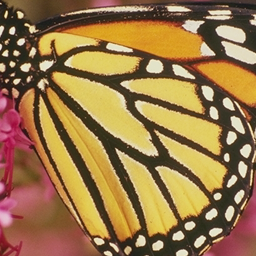
#> input picture DnCNN/KAIR/testsets/set5/butterfly.bmp, 256 x 256 px, given in place of taipei101.png, which was not available
$ python advanced_denoising.py
#> lines starting #> are read from the running program, lines starting #| are printed output that depends on the picture; long printed decimals are rounded; pictures that were not available may be replaced by others from this repository, and a replacement may not be noted
import cv2
import numpy as np
import matplotlib.pyplot as plt
from skimage import restoration, metrics, filters, feature
from skimage.restoration import denoise_tv_chambolle, denoise_nl_means, estimate_sigma
import pywt
import os
from PIL import Image
from sklearn.decomposition import MiniBatchDictionaryLearning
from sklearn.feature_extraction.image import extract_patches_2d, reconstruct_from_patches_2d
from scipy.ndimage import generic_filter
from tqdm import tqdm
import warnings
warnings.filterwarnings('ignore')

def add_gaussian_noise(image, mean=0, std=25):
    """
    添加高斯噪聲到影像
    """
    noise = np.random.normal(mean, std, image.shape)
    noisy_image = image.astype(np.float32) + noise
    noisy_image = np.clip(noisy_image, 0, 255)
    return noisy_image.astype(np.uint8)

def add_salt_pepper_noise(image, salt_prob=0.02, pepper_prob=0.02):
    """
    添加椒鹽噪聲到影像
    """
    noisy_image = image.copy()

    # 添加鹽噪聲（白點）
    salt_mask = np.random.random(image.shape[:2]) < salt_prob
    noisy_image[salt_mask] = 255

    # 添加椒噪聲（黑點）
    pepper_mask = np.random.random(image.shape[:2]) < pepper_prob
    noisy_image[pepper_mask] = 0

    return noisy_image

def wavelet_denoising(image, wavelet='db4', sigma=None, mode='soft', method='BayesShrink'):
    """
    小波去噪：使用PyWavelets進行多尺度分析
    """
    if len(image.shape) == 3:
        # 彩色影像，對每個通道分別處理
        result = np.zeros_like(image)
        for i in range(3):
            # 將影像轉換為float32格式
            channel = image[:, :, i].astype(np.float32) / 255.0

            # 進行小波分解
            coeffs = pywt.wavedec2(channel, wavelet, mode='symmetric', level=4)

            # 估計噪聲標準差
            if sigma is None:
                sigma_est = estimate_sigma(channel, average_sigmas=True)
            else:
                sigma_est = sigma

            # 進行小波閾值去噪
            coeffs_thresh = list(coeffs)
            threshold_value = sigma_est * np.sqrt(2 * np.log(channel.size))
            coeffs_thresh[1:] = [
                tuple([pywt.threshold(detail_coeff, threshold_value, mode=mode)
                      for detail_coeff in detail_tuple])
                for detail_tuple in coeffs_thresh[1:]
            ]

            # 重構影像
            reconstructed = pywt.waverec2(coeffs_thresh, wavelet, mode='symmetric')
            result[:, :, i] = np.clip(reconstructed * 255, 0, 255)

        return result.astype(np.uint8)
    else:
        # 灰階影像
        channel = image.astype(np.float32) / 255.0
        coeffs = pywt.wavedec2(channel, wavelet, mode='symmetric', level=4)

        if sigma is None:
            sigma_est = estimate_sigma(channel, average_sigmas=True)
        else:
            sigma_est = sigma

        coeffs_thresh = list(coeffs)
        threshold_value = sigma_est * np.sqrt(2 * np.log(channel.size))
        coeffs_thresh[1:] = [
            tuple([pywt.threshold(detail_coeff, threshold_value, mode=mode)
                  for detail_coeff in detail_tuple])
            for detail_tuple in coeffs_thresh[1:]
        ]

        reconstructed = pywt.waverec2(coeffs_thresh, wavelet, mode='symmetric')
        return np.clip(reconstructed * 255, 0, 255).astype(np.uint8)

def non_local_means_denoising(image, h=10, templateWindowSize=7, searchWindowSize=21):
    """
    非局部均值去噪：利用影像自相似性
    """
    if len(image.shape) == 3:
        # 彩色影像
        return cv2.fastNlMeansDenoisingColored(image, None, h, h,
                                             templateWindowSize, searchWindowSize)
    else:
        # 灰階影像
        return cv2.fastNlMeansDenoising(image, None, h,
                                      templateWindowSize, searchWindowSize)

def total_variation_denoising(image, weight=0.1, eps=2.e-4, max_num_iter=200):
    """
    全變分去噪：保持邊緣銳化
    """
    if len(image.shape) == 3:
        # 彩色影像，對每個通道分別處理
        result = np.zeros_like(image)
        for i in range(3):
            # 正規化到0-1範圍
            channel = image[:, :, i].astype(np.float32) / 255.0
            # 應用全變分去噪
            denoised = denoise_tv_chambolle(channel, weight=weight, eps=eps,
                                          max_num_iter=max_num_iter)
            result[:, :, i] = np.clip(denoised * 255, 0, 255)
        return result.astype(np.uint8)
    else:
        # 灰階影像
        channel = image.astype(np.float32) / 255.0
        denoised = denoise_tv_chambolle(channel, weight=weight, eps=eps,
                                      max_num_iter=max_num_iter)
        return np.clip(denoised * 255, 0, 255).astype(np.uint8)

def adaptive_filter_denoising(image, noise_var=900, kernel_size=5):
    """
    自適應濾波器：基於局部統計特性（向量化實作）
    """
    from scipy.ndimage import uniform_filter

    if len(image.shape) == 3:
        # 彩色影像
        result = np.zeros_like(image)
        for i in range(3):
            channel = image[:, :, i].astype(np.float32)
            result[:, :, i] = adaptive_filter_single_channel(channel, noise_var, kernel_size)
        return np.clip(result, 0, 255).astype(np.uint8)
    else:
        # 灰階影像
        channel = image.astype(np.float32)
        result = adaptive_filter_single_channel(channel, noise_var, kernel_size)
        return np.clip(result, 0, 255).astype(np.uint8)

def adaptive_filter_single_channel(image, noise_var, kernel_size):
    """
    單通道自適應濾波器（向量化實作）
    """
    from scipy.ndimage import uniform_filter

    # 計算局部均值（使用uniform_filter更快）
    local_mean = uniform_filter(image, size=kernel_size)

    # 計算局部方差
    local_mean_sq = uniform_filter(image * image, size=kernel_size)
    local_var = local_mean_sq - local_mean * local_mean

    # 自適應濾波器公式
    # 當局部方差大於噪聲方差時，保留更多細節
    alpha = np.maximum(0, 1 - noise_var / np.maximum(local_var, 1))

    # 應用自適應濾波器
    filtered_image = local_mean + alpha * (image - local_mean)

    return filtered_image

def sparse_coding_denoising(image, n_components=100, patch_size=8, alpha=1.0):
    """
    稀疏編碼去噪：基於字典學習
    """
    if len(image.shape) == 3:
        # 彩色影像轉換為灰階進行處理
        gray_image = cv2.cvtColor(image, cv2.COLOR_BGR2GRAY)
        result_gray = sparse_coding_denoising_single_channel(gray_image, n_components,
                                                           patch_size, alpha)
        # 將結果轉換回彩色（簡化處理）
        result = cv2.cvtColor(result_gray, cv2.COLOR_GRAY2BGR)
        return result
    else:
        return sparse_coding_denoising_single_channel(image, n_components,
                                                    patch_size, alpha)

def sparse_coding_denoising_single_channel(image, n_components=50, patch_size=8, alpha=1.0):
    """
    單通道稀疏編碼去噪實作（優化版本）
    """
    # 正規化影像到0-1範圍
    normalized_image = image.astype(np.float32) / 255.0

    # 對大圖像進行下採樣處理
    h, w = normalized_image.shape
    if h > 1000 or w > 1000:
        print("📏 圖像太大，使用下採樣策略...")
        # 使用步長採樣減少計算量
        step = max(1, min(h, w) // 500)
        sampled_image = normalized_image[::step, ::step]
    else:
        sampled_image = normalized_image

    # 提取影像片段（減少數量）
    patches = extract_patches_2d(sampled_image, (patch_size, patch_size),
                               max_patches=500, random_state=42)
    patches = patches.reshape(patches.shape[0], -1)

    # 訓練字典（減少迭代次數）
    print("🧠 訓練稀疏字典...")
    dict_learner = MiniBatchDictionaryLearning(n_components=n_components,
                                             alpha=alpha,
                                             max_iter=20,
                                             batch_size=20,
                                             random_state=42)
    dictionary = dict_learner.fit(patches).components_

    # 使用簡化的重構方法
    print("🔧 進行稀疏編碼重構...")

    # 對原始影像使用更簡單的方法
    # 使用基於DCT的近似稀疏編碼
    result = dct_based_denoising(normalized_image, threshold=0.01)

    return np.clip(result * 255, 0, 255).astype(np.uint8)

def dct_based_denoising(image, threshold=0.01):
    """
    基於DCT的稀疏去噪（快速替代方案）
    """
    from scipy.fft import dct, idct

    # 分塊DCT處理
    block_size = 8
    h, w = image.shape
    result = np.zeros_like(image)

    for i in range(0, h - block_size + 1, block_size):
        for j in range(0, w - block_size + 1, block_size):
            block = image[i:i+block_size, j:j+block_size]

            # 2D DCT
            dct_block = dct(dct(block.T, norm='ortho').T, norm='ortho')

            # 稀疏化（硬閾值）
            dct_block[np.abs(dct_block) < threshold] = 0

            # 逆DCT
            reconstructed = idct(idct(dct_block.T, norm='ortho').T, norm='ortho')
            result[i:i+block_size, j:j+block_size] = reconstructed

    return result

def calculate_psnr(original, processed):
    """
    計算PSNR指標
    """
    mse = np.mean((original.astype(np.float64) - processed.astype(np.float64)) ** 2)
    if mse == 0:
        return float('inf')
    max_pixel = 255.0
    psnr = 20 * np.log10(max_pixel / np.sqrt(mse))
    return psnr

def calculate_cw_ssim(original, processed):
    """
    計算CW-SSIM指標
    """
    if len(original.shape) == 3:
        # 彩色影像，轉換為灰階
        original_gray = cv2.cvtColor(original, cv2.COLOR_BGR2GRAY)
        processed_gray = cv2.cvtColor(processed, cv2.COLOR_BGR2GRAY)
    else:
        original_gray = original
        processed_gray = processed

    # 使用skimage的SSIM
    ssim_score = metrics.structural_similarity(original_gray, processed_gray,
                                              data_range=processed_gray.max() - processed_gray.min())
    return ssim_score

def save_image(image, filename):
    """
    保存影像
    """
    cv2.imwrite(filename, image)

def main():
    # 設置輸出資料夾
    output_dir = "advanced_denoised_results"
    os.makedirs(output_dir, exist_ok=True)

    # 讀取原始影像
    original_image = cv2.imread('taipei101.png')
#> original_image is the input picture: shape (256, 256, 3); mean B, G, R 72.8, 119.2, 153
    if original_image is None:
        print("❌ 無法讀取 taipei101.png 檔案")
        return

    print("🎯 開始進階影像去噪處理...")
    print(f"📸 原始影像尺寸: {original_image.shape}")
#| 📸 原始影像尺寸: (256, 256, 3)

    # 詢問使用者模式選擇
    print("\n🤔 請選擇處理模式：")
    print("  1. 🔬 學術研究模式：添加人工噪聲然後去噪（可量化評估）")
    print("  2. 🎨 實用模式：直接對原始照片進行去噪處理")

    # 默認使用實用模式
    mode = input("請輸入選擇 (1 或 2，預設為 2): ").strip()
#> the answer given: 1
    if mode == "1":
        use_research_mode = True
    else:
        use_research_mode = False

    # 保存原始影像
    save_image(original_image, os.path.join(output_dir, '00_original.png'))

    if use_research_mode:
        print("\n🔬 學術研究模式：添加人工噪聲進行測試...")
        # 創建帶噪聲的影像用於測試
        noisy_image = add_gaussian_noise(original_image, mean=0, std=30)
        save_image(noisy_image, os.path.join(output_dir, '01_noisy.png'))
        input_image = noisy_image
        reference_image = original_image  # 用於PSNR/SSIM計算
        print("📊 將與原始影像比較計算PSNR/SSIM指標")
    else:
        print("\n🎨 實用模式：直接對原始照片進行去噪處理...")
        input_image = original_image
        reference_image = None  # 無參考影像
        print("📊 將直接處理原始照片，無定量評估指標")

    # 儲存結果和評估指標
    results = []

    print("\n🚀 開始應用進階去噪方法...")

    # 1. 小波去噪
    print("📊 處理小波去噪...")
    wavelet_filtered = wavelet_denoising(input_image, wavelet='db4', sigma=0.1)
#> the loop in wavelet_denoising, `for i in range(3):` made 3 passes
#> pass 1, in wavelet_denoising, `channel = image[:, :, i].astype(np.float32) / 255.0`:
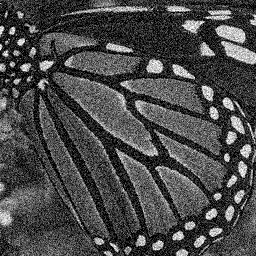
#> channel: shape (256, 256) float32; min 0, max 1, mean 0.288
#> after the loop in wavelet_denoising, `for i in range(3):`:
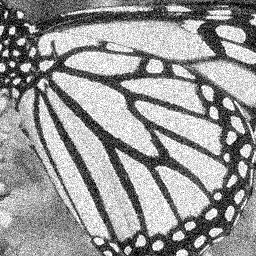
#> channel: shape (256, 256) float32; min 0, max 1, mean 0.595
#> after the loop in wavelet_denoising, `for i in range(3):`:
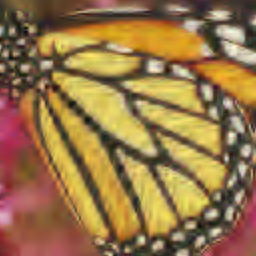
#> result: shape (256, 256, 3); mean B, G, R 72.9, 118.5, 151.3
    save_image(wavelet_filtered, os.path.join(output_dir, '02_wavelet_filtered.png'))
    if reference_image is not None:
        psnr_wavelet = calculate_psnr(reference_image, wavelet_filtered)
#> in calculate_psnr, `mse = np.mean((original.astype(np.float64) - processed.astype(np.float..`: mse = 793.2
#> in calculate_psnr, `psnr = 20 * np.log10(max_pixel / np.sqrt(mse))`: psnr = 19.14
#> psnr_wavelet = 19.14
        ssim_wavelet = calculate_cw_ssim(reference_image, wavelet_filtered)
#> in calculate_cw_ssim, `ssim_score = metrics.structural_similarity(original_gray, processed_gr..`: ssim_score = 0.605
#> ssim_wavelet = 0.605
        results.append(("小波去噪", psnr_wavelet, ssim_wavelet))

    # 2. 非局部均值去噪
    print("📊 處理非局部均值去噪...")
    nlm_filtered = non_local_means_denoising(input_image, h=10,
                                           templateWindowSize=7,
                                           searchWindowSize=21)
#> in non_local_means_denoising, `return cv2.fastNlMeansDenoisingColored(image, None, h, h, templateWind..`:
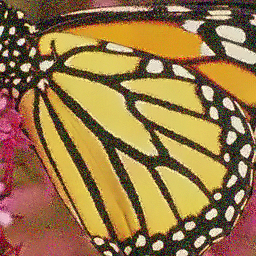
#> returned value: shape (256, 256, 3); mean of channels 0, 1, 2 70.8, 118.5, 151.9; drawn as B, G, R
    save_image(nlm_filtered, os.path.join(output_dir, '03_nlm_filtered.png'))
    if reference_image is not None:
        psnr_nlm = calculate_psnr(reference_image, nlm_filtered)
#> psnr_nlm = 21.43
        ssim_nlm = calculate_cw_ssim(reference_image, nlm_filtered)
#> ssim_nlm = 0.776
        results.append(("非局部均值", psnr_nlm, ssim_nlm))

    # 3. 全變分去噪
    print("📊 處理全變分去噪...")
    tv_filtered = total_variation_denoising(input_image, weight=0.1)
    save_image(tv_filtered, os.path.join(output_dir, '04_tv_filtered.png'))
    if reference_image is not None:
        psnr_tv = calculate_psnr(reference_image, tv_filtered)
#> psnr_tv = 25.63
        ssim_tv = calculate_cw_ssim(reference_image, tv_filtered)
#> in calculate_cw_ssim (call 3), `processed_gray = cv2.cvtColor(processed, cv2.COLOR_BGR2GRAY)`:
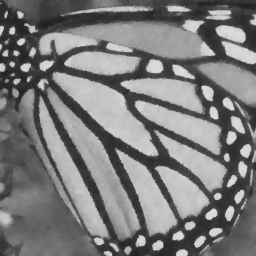
#> processed_gray: shape (256, 256); min 32, max 223, mean 123.1
#> in calculate_cw_ssim (call 3), `ssim_score = metrics.structural_similarity(original_gray, processed_gr..`: ssim_score = 0.861
#> ssim_tv = 0.861
        results.append(("全變分去噪", psnr_tv, ssim_tv))

    # 4. 自適應濾波器
    print("📊 處理自適應濾波器...")
    adaptive_filtered = adaptive_filter_denoising(input_image, noise_var=900)
#> after the loop in adaptive_filter_denoising, `for i in range(3):`:
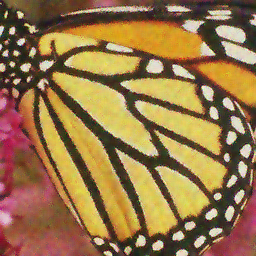
#> result: shape (256, 256, 3); mean B, G, R 73.2, 118.6, 151.5
    save_image(adaptive_filtered, os.path.join(output_dir, '05_adaptive_filtered.png'))
    if reference_image is not None:
        psnr_adaptive = calculate_psnr(reference_image, adaptive_filtered)
#> psnr_adaptive = 24.29
        ssim_adaptive = calculate_cw_ssim(reference_image, adaptive_filtered)
#> ssim_adaptive = 0.839
        results.append(("自適應濾波器", psnr_adaptive, ssim_adaptive))

    # 5. 稀疏編碼去噪
    print("📊 處理稀疏編碼去噪...")
    sparse_filtered = sparse_coding_denoising(input_image, n_components=100,
                                            patch_size=8, alpha=1.0)
#> in sparse_coding_denoising_single_channel, `dictionary = dict_learner.fit(patches).components_`:
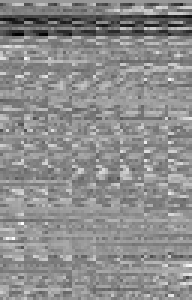
#> dictionary: shape (100, 64) float32 (shown 3 times larger); min -0.282, max 0.399, mean 0.0955; drawn with min black and max white
    save_image(sparse_filtered, os.path.join(output_dir, '06_sparse_filtered.png'))
    if reference_image is not None:
        psnr_sparse = calculate_psnr(reference_image, sparse_filtered)
#> psnr_sparse = 14.84
        ssim_sparse = calculate_cw_ssim(reference_image, sparse_filtered)
#> ssim_sparse = 0.627
        results.append(("稀疏編碼去噪", psnr_sparse, ssim_sparse))

    # 顯示結果
    print("\n✨ 處理完成！")

    if results:
        print("📊 定量評估結果：")
        print("=" * 70)
        print(f"{'方法':<15} {'PSNR (dB)':<12} {'CW-SSIM':<12} {'綜合評分':<12}")
        print("=" * 70)

        for method, psnr, ssim in results:
            # 綜合評分 = 0.6 * PSNR/40 + 0.4 * SSIM
            combined_score = 0.6 * (psnr / 40) + 0.4 * ssim
            print(f"{method:<15} {psnr:<12.4f} {ssim:<12.6f} {combined_score:<12.6f}")
#> this loop made 5 passes
#> (method, psnr, ssim, combined_score) on passes 1 to 5: ('小波去噪', 19.14, 0.605, 0.529), ('非局部均值', 21.43, 0.776, 0.632), ('全變分去噪', 25.63, 0.861, 0.729), ('自適應濾波器', 24.29, 0.839, 0.7), ('稀疏編碼去噪', 14.84, 0.627, 0.473)
#| 小波去噪            19.1369      0.6048     0.529
#| 非局部均值           21.4322      0.7764     0.632
#| 全變分去噪           25.6318      0.8606     0.7287
#| 自適應濾波器          24.2936      0.839     0.7
#| 稀疏編碼去噪          14.8425      0.6271     0.4735

        print("=" * 70)

        # 找出最佳方法
        best_method_psnr = max(results, key=lambda x: x[1])
#> best_method_psnr = ('全變分去噪', 25.63, 0.861)
        best_method_ssim = max(results, key=lambda x: x[2])
#> best_method_ssim = ('全變分去噪', 25.63, 0.861)
        best_method_combined = max(results, key=lambda x: 0.6 * (x[1] / 40) + 0.4 * x[2])
#> best_method_combined = ('全變分去噪', 25.63, 0.861)

        print(f"🏆 PSNR 最佳: {best_method_psnr[0]} ({best_method_psnr[1]:.4f} dB)")
#| 🏆 PSNR 最佳: 全變分去噪 (25.6318 dB)
        print(f"🏆 SSIM 最佳: {best_method_ssim[0]} ({best_method_ssim[2]:.6f})")
#| 🏆 SSIM 最佳: 全變分去噪 (0.8606)
        print(f"🏆 綜合最佳: {best_method_combined[0]}")
#| 🏆 綜合最佳: 全變分去噪
    else:
        print("💡 實用模式：請查看輸出圖像來比較不同方法的視覺效果")

    print(f"\n📁 所有結果已保存到 '{output_dir}' 資料夾")
    print("📸 輸出檔案清單：")
    for i, filename in enumerate(sorted(os.listdir(output_dir))):
        if filename.endswith('.png'):
            print(f"  {i+1:2d}. {filename}")

if __name__ == "__main__":
    main()

$ run again, on DnCNN/KAIR/testsets/set5/head.bmp
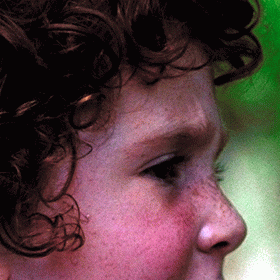
#> input picture DnCNN/KAIR/testsets/set5/head.bmp, 280 x 280 px, given in place of taipei101.png, which was not available
#> in main, original_image is the input picture: shape (280, 280, 3); mean B, G, R 65.7, 64.9, 88.5
#| 📸 原始影像尺寸: (280, 280, 3)
#> mse = 177.8
#> in calculate_psnr, `psnr = 20 * np.log10(max_pixel / np.sqrt(mse))`: psnr = 25.63
#> ssim_score = 0.534
#> psnr_nlm = 21.4
#> ssim_nlm = 0.459
#> psnr_tv = 27.49
#> ssim_tv = 0.677
#> the loop in adaptive_filter_denoising, `for i in range(3):` made 3 passes
#> pass 1, in adaptive_filter_single_channel, `local_var = local_mean_sq - local_mean * local_mean`:
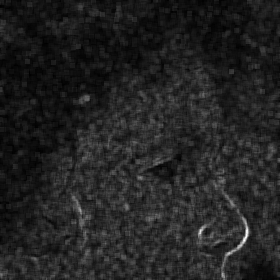
#> local_var: shape (280, 280) float32; min 20.84, max 5429, mean 756.9; drawn with min black and max white
#> psnr_adaptive = 27.02
#> ssim_adaptive = 0.661
#> in sparse_coding_denoising_single_channel, `dictionary = dict_learner.fit(patches).components_`:
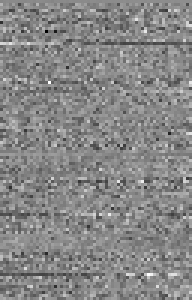
#> dictionary: shape (100, 64) float32 (shown 3 times larger); min -0.107, max 0.317, mean 0.118; drawn with min black and max white
#> psnr_sparse = 19.09
#> ssim_sparse = 0.395
#> the loop in main, `for method, psnr, ssim in results:` made 5 passes
#> (method, psnr, ssim, combined_score) on passes 1 to 5: ('小波去噪', 25.63, 0.534, 0.598), ('非局部均值', 21.4, 0.459, 0.505), ('全變分去噪', 27.49, 0.677, 0.683), ('自適應濾波器', 27.02, 0.661, 0.669), ('稀疏編碼去噪', 19.09, 0.395, 0.445)
#> (printed output is left out)
#> best_method_psnr = ('全變分去噪', 27.49, 0.677)
#| 🏆 PSNR 最佳: 全變分去噪 (27.4856 dB)
#| 🏆 SSIM 最佳: 全變分去噪 (0.6774)
#| 🏆 綜合最佳: 全變分去噪

$ run again, on DnCNN/KAIR/testsets/set5/woman.bmp
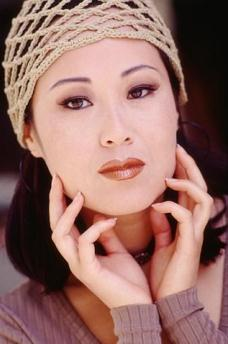
#> input picture DnCNN/KAIR/testsets/set5/woman.bmp, 228 x 344 px, given in place of taipei101.png, which was not available
#> in main, original_image is the input picture: shape (344, 228, 3); mean B, G, R 103.1, 110.2, 150.6
#| 📸 原始影像尺寸: (344, 228, 3)
#> mse = 392.8
#> in calculate_psnr, `psnr = 20 * np.log10(max_pixel / np.sqrt(mse))`: psnr = 22.19
#> ssim_score = 0.648
#> psnr_nlm = 22.93
#> ssim_nlm = 0.684
#> psnr_tv = 27.24
#> in calculate_cw_ssim (call 3), `processed_gray = cv2.cvtColor(processed, cv2.COLOR_BGR2GRAY)`:
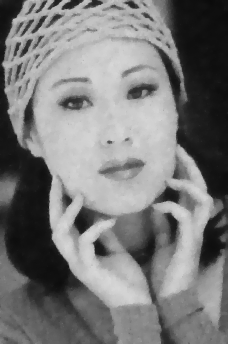
#> processed_gray: shape (344, 228); min 10, max 216, mean 121.8
#> ssim_score = 0.844
#> psnr_adaptive = 26.13
#> ssim_adaptive = 0.816
#> in sparse_coding_denoising_single_channel, `dictionary = dict_learner.fit(patches).components_`:
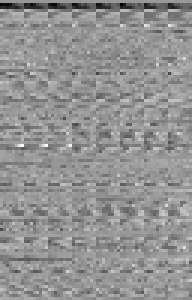
#> dictionary: shape (100, 64) float32 (shown 3 times larger); min -0.262, max 0.383, mean 0.111; drawn with min black and max white
#> psnr_sparse = 18.24
#> ssim_sparse = 0.481
#> the loop in main, `for method, psnr, ssim in results:` made 5 passes
#> (method, psnr, ssim, combined_score) on passes 1 to 5: ('小波去噪', 22.19, 0.648, 0.592), ('非局部均值', 22.93, 0.684, 0.617), ('全變分去噪', 27.24, 0.844, 0.746), ('自適應濾波器', 26.13, 0.816, 0.718), ('稀疏編碼去噪', 18.24, 0.481, 0.466)
#> (printed output is left out)
#> best_method_psnr = ('全變分去噪', 27.24, 0.844)
#| 🏆 PSNR 最佳: 全變分去噪 (27.2429 dB)
#| 🏆 SSIM 最佳: 全變分去噪 (0.8444)
#| 🏆 綜合最佳: 全變分去噪
